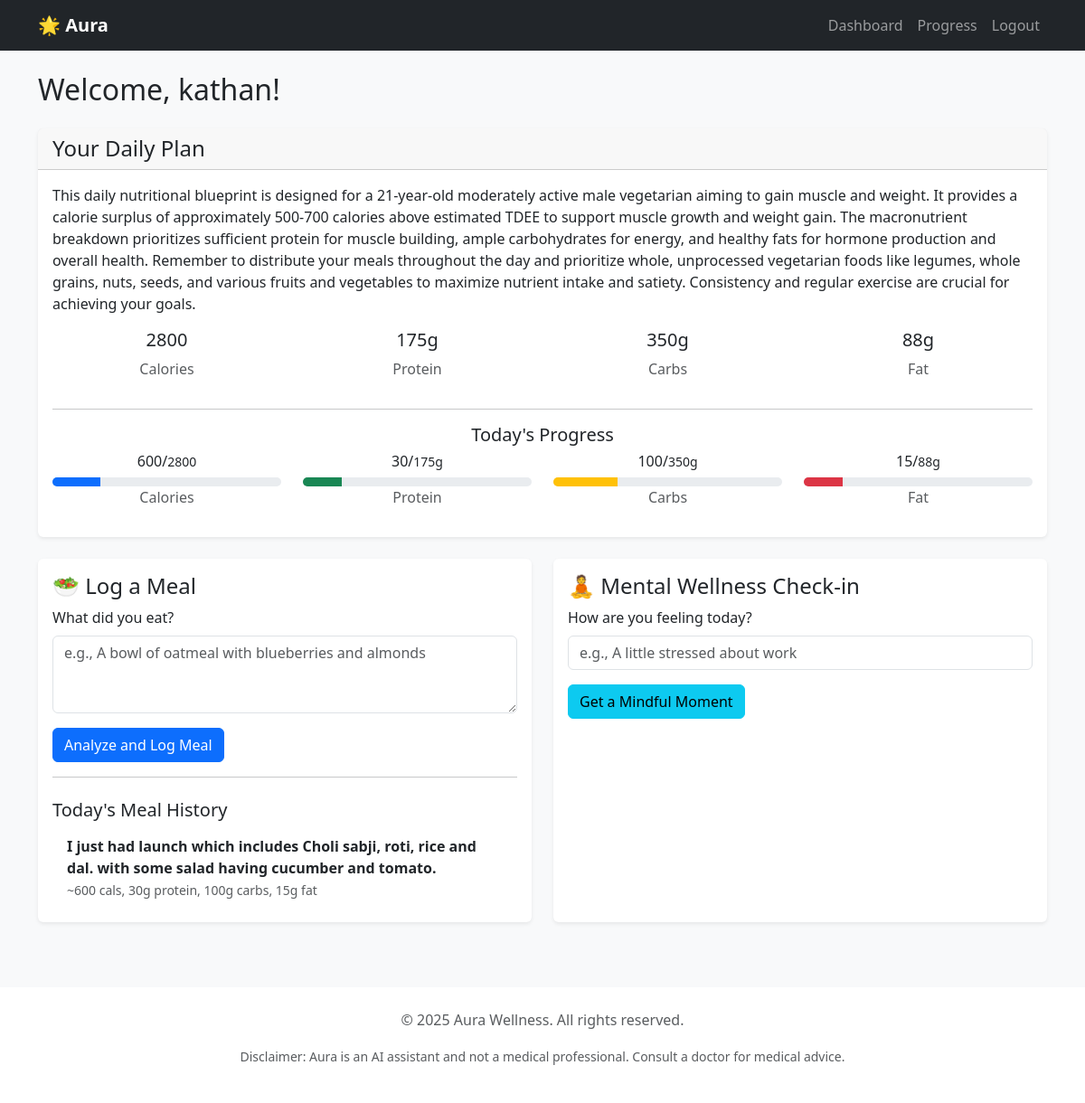
The page /dashboard (signed in) on the database its author committed.
### app.py (models this page shows)
class User(UserMixin, db.Model):
    id = db.Column(db.Integer, primary_key=True)
    username = db.Column(db.String(150), unique=True, nullable=False)
    password_hash = db.Column(db.String(150), nullable=False)
    onboarded = db.Column(db.Boolean, default=False)
    profile_data = db.Column(db.Text, nullable=True)

class NutritionLog(db.Model):
    id = db.Column(db.Integer, primary_key=True)
    user_id = db.Column(db.Integer, db.ForeignKey('user.id'), nullable=False)
    date = db.Column(db.Date, nullable=False, default=datetime.utcnow)
    calories = db.Column(db.Integer, default=0)
    protein = db.Column(db.Integer, default=0)
    carbs = db.Column(db.Integer, default=0)
    fat = db.Column(db.Integer, default=0)
    user = db.relationship('User', backref=db.backref('nutrition_logs', lazy=True))

class MealLog(db.Model):
    id = db.Column(db.Integer, primary_key=True)
    user_id = db.Column(db.Integer, db.ForeignKey('user.id'), nullable=False)
    date = db.Column(db.Date, nullable=False, default=datetime.utcnow)
    description = db.Column(db.String(300), nullable=False)
    calories = db.Column(db.Integer, default=0)
    protein = db.Column(db.Integer, default=0)
    carbs = db.Column(db.Integer, default=0)
    fat = db.Column(db.Integer, default=0)
    user = db.relationship('User', backref=db.backref('meal_logs', lazy=True))

### app.py (the view)
@app.route('/dashboard')
@login_required
def dashboard():
    if not current_user.onboarded:
        return redirect(url_for('onboarding'))
    profile = json.loads(current_user.profile_data)
    blueprint = profile.get('nutritional_blueprint', {})
    blueprint_is_valid = True
    if not isinstance(blueprint, dict):
        blueprint_is_valid = False
    else:
        required_keys = ['target_calories', 'target_protein', 'target_carbs', 'target_fat']
        for key in required_keys:
            if not (key in blueprint and isinstance(blueprint.get(key), (int, float)) and blueprint.get(key) > 0):
                blueprint_is_valid = False
                break
    if not blueprint_is_valid:
        flash('Your wellness profile is incomplete. Please complete the onboarding process again.', 'danger')
        current_user.onboarded = False
        db.session.commit()
        return redirect(url_for('onboarding'))
    today = datetime.utcnow().date()
    todays_log = NutritionLog.query.filter_by(user_id=current_user.id, date=today).first()
    if not todays_log:
        todays_log = NutritionLog(user_id=current_user.id)
    todays_meals = MealLog.query.filter_by(user_id=current_user.id, date=today).order_by(MealLog.id.desc()).all()
    return render_template('dashboard.html', user=current_user, blueprint=blueprint, todays_log=todays_log, todays_meals=todays_meals)

### app.py (called while the page is built)
@login_manager.user_loader
def load_user(user_id):
    return User.query.get(int(user_id))

### templates/dashboard.html (shortened to what this page needs)
{% extends "base.html" %}
{% block content %}
<h2 class="mb-4">Welcome, {{ user.username }}!</h2>
<div class="card mb-4 shadow-sm">
    <div class="card-header">
        <h4 class="my-0 fw-normal">Your Daily Plan</h4>
    </div>
    <div class="card-body">
        <p>{{ blueprint.summary }}</p>
        <div class="row text-center">
            <div class="col-md-3 col-6">
                <h5>{{ blueprint.target_calories or 'N/A' }}</h5>
                <p class="text-muted">Calories</p>
            </div>
            <div class="col-md-3 col-6">
                <h5>{{ blueprint.target_protein or 'N/A' }}g</h5>
                <p class="text-muted">Protein</p>
            </div>
            <div class="col-md-3 col-6">
                <h5>{{ blueprint.target_carbs or 'N/A' }}g</h5>
                <p class="text-muted">Carbs</p>
            </div>
            <div class="col-md-3 col-6">
                <h5>{{ blueprint.target_fat or 'N/A' }}g</h5>
                <p class="text-muted">Fat</p>
            </div>
        </div>
        <hr>
        <h5 class="text-center">Today's Progress</h5>
         <div class="row text-center">
            <div class="col-md-3 col-6">
                <h6>{{ todays_log.calories or 0 }}/<small>{{ blueprint.target_calories or 'N/A' }}</small></h6>
                <div class="progress" role="progressbar">
                    {% set percent = 0 %}
                    {% if blueprint.target_calories and blueprint.target_calories > 0 %}
                        {% set percent = ((todays_log.calories or 0) / blueprint.target_calories * 100)|int %}
                    {% endif %}
                    <div class="progress-bar bg-primary" style="width: {{ percent }}%"></div>
                </div>
                <p class="text-muted">Calories</p>
            </div>
            <div class="col-md-3 col-6">
                <h6>{{ todays_log.protein or 0 }}/<small>{{ blueprint.target_protein or 'N/A' }}g</small></h6>
                 <div class="progress" role="progressbar">
                    {% set percent = 0 %}
                    {% if blueprint.target_protein and blueprint.target_protein > 0 %}
                        {% set percent = ((todays_log.protein or 0) / blueprint.target_protein * 100)|int %}
                    {% endif %}
                    <div class="progress-bar bg-success" style="width: {{ percent }}%"></div>
                </div>
                <p class="text-muted">Protein</p>
            </div>
            <div class="col-md-3 col-6">
                <h6>{{ todays_log.carbs or 0 }}/<small>{{ blueprint.target_carbs or 'N/A' }}g</small></h6>
                 <div class="progress" role="progressbar">
                    {% set percent = 0 %}
                    {% if blueprint.target_carbs and blueprint.target_carbs > 0 %}
                        {% set percent = ((todays_log.carbs or 0) / blueprint.target_carbs * 100)|int %}
                    {% endif %}
                    <div class="progress-bar bg-warning" style="width: {{ percent }}%"></div>
                </div>
                <p class="text-muted">Carbs</p>
            </div>
            <div class="col-md-3 col-6">
                <h6>{{ todays_log.fat or 0 }}/<small>{{ blueprint.target_fat or 'N/A' }}g</small></h6>
                 <div class="progress" role="progressbar">
                    {% set percent = 0 %}
                    {% if blueprint.target_fat and blueprint.target_fat > 0 %}
                        {% set percent = ((todays_log.fat or 0) / blueprint.target_fat * 100)|int %}
                    {% endif %}
                    <div class="progress-bar bg-danger" style="width: {{ percent }}%"></div>
                </div>
                <p class="text-muted">Fat</p>
            </div>
        </div>
    </div>
</div>
<div class="row">
    <div class="col-lg-6 mb-4">
        <div class="card h-100 shadow-sm">
            <div class="card-body d-flex flex-column">
                <h4 class="card-title">🥗 Log a Meal</h4>
                <form action="{{ url_for('log_meal') }}" method="POST">
                    <div class="mb-3">
                        <label for="meal_description" class="form-label">What did you eat?</label>
                        <textarea class="form-control" id="meal_description" name="meal_description" rows="3" placeholder="e.g., A bowl of oatmeal with blueberries and almonds"></textarea>
                    </div>
                    <button type="submit" class="btn btn-primary">Analyze and Log Meal</button>
                </form>
                {% set last_analysis = session.pop('last_analysis', None) %}
                <hr>
                <h5 class="mt-2">Today's Meal History</h5>
                <div class="flex-grow-1" style="overflow-y: auto;">
                    {% if todays_meals %}
                        <ul class="list-group list-group-flush">
                        {% for meal in todays_meals %}
                            <li class="list-group-item">
                                <strong>{{ meal.description }}</strong><br>
                                <small class="text-muted">
                                    ~{{ meal.calories }} cals, {{ meal.protein }}g protein, {{ meal.carbs }}g carbs, {{ meal.fat }}g fat
                                </small>
                            </li>
                        {% endfor %}
                        </ul>
                    {% else %}
                        <p class="text-center text-muted mt-3">No meals logged yet today.</p>
                    {% endif %}
                </div>
            </div>
        </div>
    </div>
    <div class="col-lg-6 mb-4">
        <div class="card h-100 shadow-sm">
            <div class="card-body">
                <h4 class="card-title">🧘 Mental Wellness Check-in</h4>
                <form action="{{ url_for('wellness_check') }}" method="POST">
                    <div class="mb-3">
                        <label for="user_feeling" class="form-label">How are you feeling today?</label>
                        <input type="text" class="form-control" id="user_feeling" name="user_feeling" placeholder="e.g., A little stressed about work">
                    </div>
                    <button type="submit" class="btn btn-info">Get a Mindful Moment</button>
                </form>
                {% set wellness_response = session.pop('wellness_response', None) %}
            </div>
        </div>
    </div>
</div>
{% endblock %}

### templates/base.html (shortened to what this page needs)
<!DOCTYPE html>
<html lang="en">
<head>
    <link href="https://cdn.jsdelivr.net/npm/bootstrap@5.3.2/dist/css/bootstrap.min.css" rel="stylesheet">
    <link rel="stylesheet" href="{{ url_for('static', filename='css/style.css') }}">
</head>
<body class="bg-light">
    <nav class="navbar navbar-expand-lg navbar-dark bg-dark">
        <div class="container">
            <a class="navbar-brand" href="{{ url_for('index') }}">🌟 Aura</a>
            <div class="collapse navbar-collapse" id="navbarNav">
                <ul class="navbar-nav ms-auto">
                    {% if current_user.is_authenticated %}
                        <li class="nav-item">
                            <a class="nav-link" href="{{ url_for('dashboard') }}">Dashboard</a>
                        </li>
                        <li class="nav-item">
                            <a class="nav-link" href="{{ url_for('progress') }}">Progress</a>
                        </li>
                        <li class="nav-item">
                            <a class="nav-link" href="{{ url_for('logout') }}">Logout</a>
                        </li>
                    {% endif %}
                </ul>
            </div>
        </div>
    </nav>
    <main class="container mt-4">
        {% block content %}{% endblock %}
    </main>
    <footer class="text-center text-muted py-4 mt-5 bg-white">
        <p>&copy; 2025 Aura Wellness. All rights reserved.</p>
        <p><small>Disclaimer: Aura is an AI assistant and not a medical professional. Consult a doctor for medical advice.</small></p>
    </footer>
</body>
</html>

### static/css/style.css (style rules this page uses)
body { background-color: #f8f9fa; }
.card { border: none; transition: transform 0.2s; }
.navbar-brand { font-weight: bold; }
.progress { height: 10px; }

### rows shown on the page
User: username "kathan"
NutritionLog: calories "600", protein "30", carbs "100", fat "15"
MealLog: description "I just had launch which includes Choli sabji, roti, rice and dal. with some salad having cucumber and tomato.", calories "600", protein "30", carbs "100", fat "15"

### other values the page prints
{{ blueprint.target_calories or 'N/A' }} "2800"
{{ blueprint.target_protein or 'N/A' }} "175"
{{ blueprint.target_carbs or 'N/A' }} "350"
{{ blueprint.target_fat or 'N/A' }} "88"
